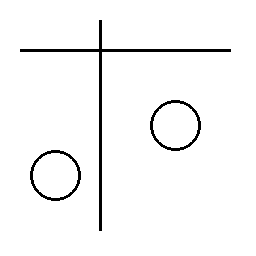
#> input picture 4️ Filtros de Detecção de Formas e Texturas/4.png, 256 x 256 px
$ python hough.py
#> lines starting #> are read from the running program, lines starting #| are printed output that depends on the picture; after the words box and inside, x2 and y2 are one past the last pixel; in counts of white or black regions, pixels touching at a corner belong together
from PIL import Image
import numpy as np
import matplotlib.pyplot as plt
from skimage import feature, transform, color
from skimage.transform import hough_circle, hough_circle_peaks
from skimage.draw import circle_perimeter

imagem = Image.open('4.png').convert('L')
#> imagem is the input picture: PIL image 256x256 L; 96.8% white; 3 black regions, box (x1, y1, x2, y2) and area: (20, 20, 231, 231) 1257, (150, 100, 201, 151) 424, (30, 150, 81, 201) 424
matriz = np.array(imagem)

bordas = feature.canny(matriz, sigma=2.0)
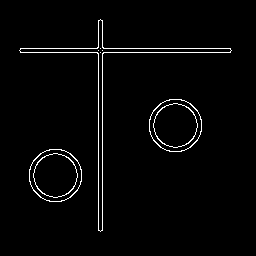
#> bordas: shape (256, 256) bool; 2.3% white in thin lines or dots, all inside (x1, y1, x2, y2) = (19, 19, 232, 232)

h, theta, d = transform.hough_line(bordas)
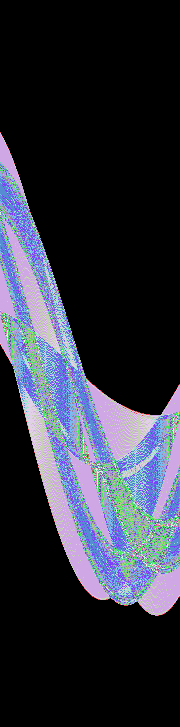
#> h: shape (727, 180) uint64; 55 distinct labels, from 0 to 207; one colour per label, 0 black
#> theta = 180 values from -1.57 to 1.55; d = 727 values from -363 to 363
picos_linhas = transform.hough_line_peaks(h, theta, d)
#> picos_linhas = ([207, 207], [0, -1.57], [102, -48])

radii = np.arange(15, 40, 1)
hough_res = hough_circle(bordas, radii)
acumulador, cx, cy, raios_detectados = hough_circle_peaks(hough_res, radii, total_num_peaks=5)
#> acumulador = [0.947, 0.947, 0.75, 0.75, 0.486]; cx = [55, 175, 175, 55, 177]; cy = [175, 125, 125, 175, 127]; raios_detectados = [26, 26, 22, 22, 24]

imagem_colorida = color.gray2rgb(matriz)

for _, angle, dist in zip(*picos_linhas):
    y0 = dist / np.sin(angle)
    y1 = (dist - matriz.shape[1] * np.cos(angle)) / np.sin(angle)
    ax_y = [y0, y1]
    ax_x = [0, matriz.shape[1]]
    plt.plot(ax_x, ax_y, '-r')
#> this loop made 2 passes
#> (angle, dist, y0, y1, ax_y, ax_x) on pass 1: (0, 102, inf, -inf, [inf, -inf], [0, 256])
#> (angle, dist, y0, y1, ax_x) on pass 2: (-1.57, -48, 48, 48, [0, 256])

for center_y, center_x, raio in zip(cy, cx, raios_detectados):
    rr, cc = circle_perimeter(center_y, center_x, raio)
    rr = np.clip(rr, 0, matriz.shape[0] - 1)
    cc = np.clip(cc, 0, matriz.shape[1] - 1)
    imagem_colorida[rr, cc] = (0, 0, 255)
#> this loop made 5 passes
#> (center_y, center_x, raio) on passes 1 to 5: (175, 55, 26), (125, 175, 26), (125, 175, 22), (175, 55, 22), (127, 177, 24)
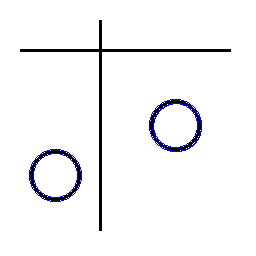
#> imagem_colorida: shape (256, 256, 3); mean R, G, B 244.5, 244.5, 247

fig, ax = plt.subplots(figsize=(6, 6))
ax.imshow(imagem_colorida)
for _, angle, dist in zip(*picos_linhas):
    y0 = dist / np.sin(angle)
    y1 = (dist - matriz.shape[1] * np.cos(angle)) / np.sin(angle)
    ax.plot((0, matriz.shape[1]), (y0, y1), '-r')
#> this loop made 2 passes
#> (angle, dist, y0, y1) on passes 1 to 2: (0, 102, inf, -inf), (-1.57, -48, 48, 48)

ax.set_title('Linhas (vermelho) e Círculos (azul) detectados')
ax.axis('off')
plt.tight_layout()
plt.show()
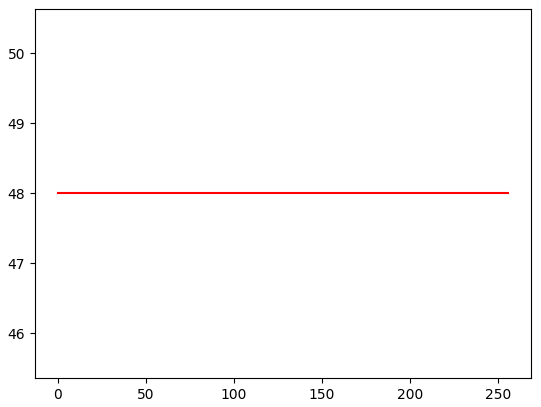
#> figure drawn by matplotlib, 1 panel
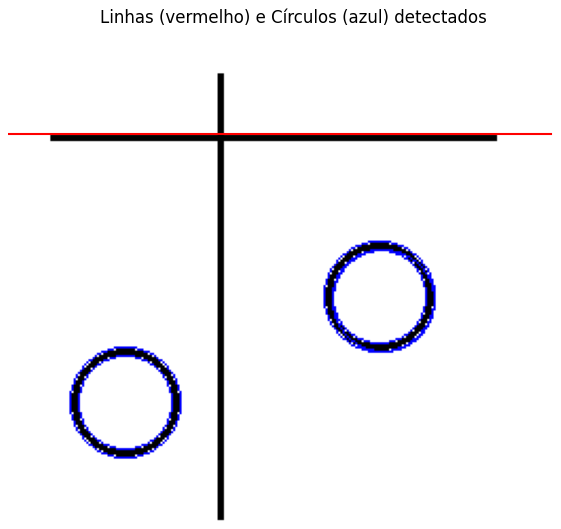
#> figure drawn by matplotlib, 1 panel

$ run again, with 4️ Filtros de Detecção de Formas e Texturas/4mod.png copied over 4️ Filtros de Detecção de Formas e Texturas/4.png
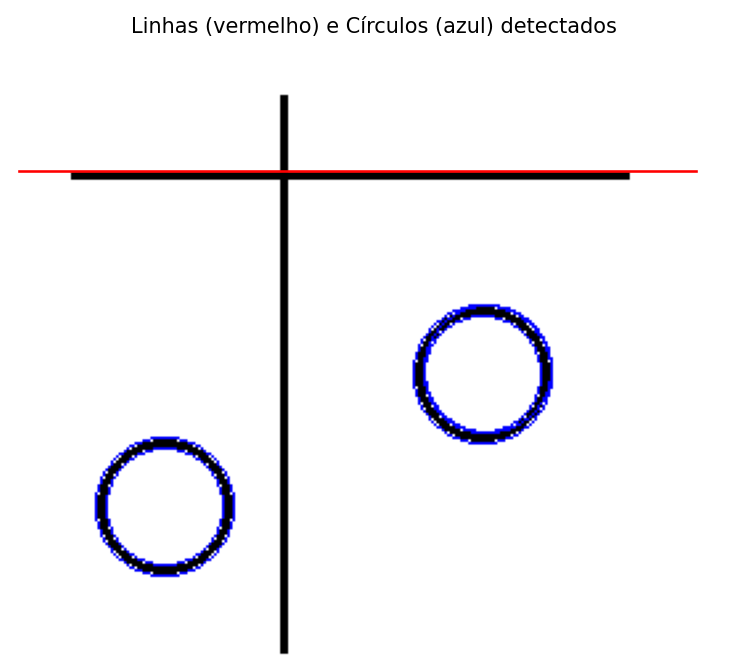
#> input picture 4️ Filtros de Detecção de Formas e Texturas/4mod.png, 742 x 663 px
#> bordas: shape (663, 742) bool; 1.4% white in thin lines or dots, all inside (x1, y1, x2, y2) = (18, 15, 698, 654)
#> theta = 180 values from -1.57 to 1.55; d = 1993 values from -996 to 996
#> picos_linhas = ([552, 550], [0, -1.57], [280, -170])
#> acumulador = [0.33, 0.292, 0.284, 0.279, 0.273]; cx = [285, 451, 352, 222, 332]; cy = [32, 26, 30, 26, 18]; raios_detectados = [15, 16, 15, 17, 15]
#> the loop `for _, angle, dist in zip(*picos_linhas):` made 2 passes
#> (angle, dist, y0, y1, ax_y, ax_x) on pass 1: (0, 280, inf, -inf, [inf, -inf], [0, 742])
#> the loop `for center_y, center_x, raio in zip(cy, cx, raios_detectados):` made 5 passes
#> (center_y, center_x, raio) on passes 1 to 5: (32, 285, 15), (26, 451, 16), (30, 352, 15), (26, 222, 17), (18, 332, 15)
#> after the loop `for center_y, center_x, raio in zip(cy, cx, raios_detectados):`:
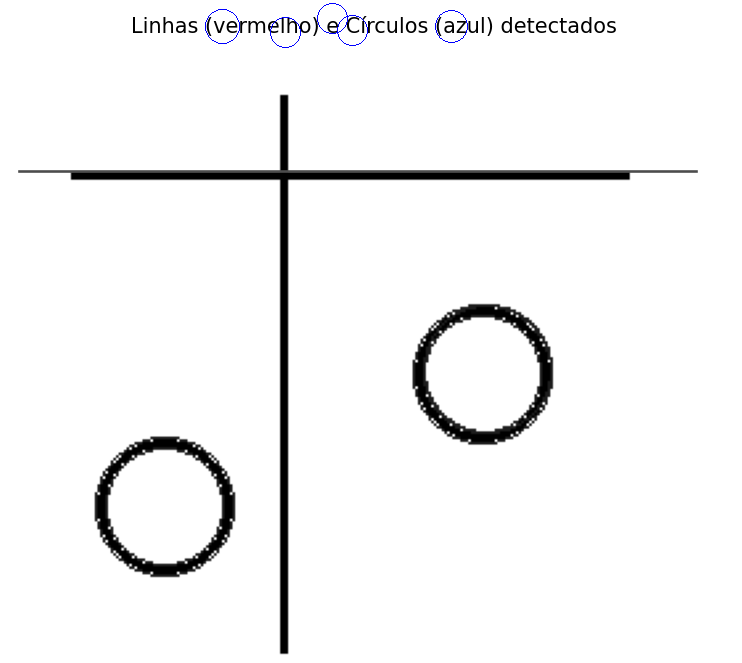
#> imagem_colorida: shape (663, 742, 3); mean R, G, B 243.9, 243.9, 244.1
#> the loop `for _, angle, dist in zip(*picos_linhas):` made 2 passes
#> (angle, dist, y0, y1) on passes 1 to 2: (0, 280, inf, -inf), (-1.57, -170, 170, 170)
#> `plt.show()`:
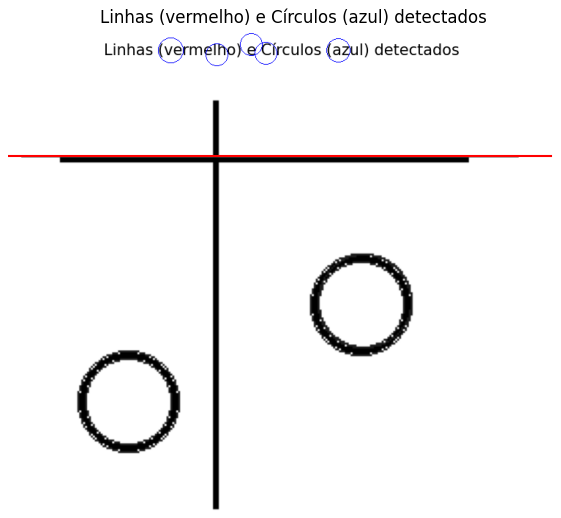
#> figure drawn by matplotlib, 1 panel
